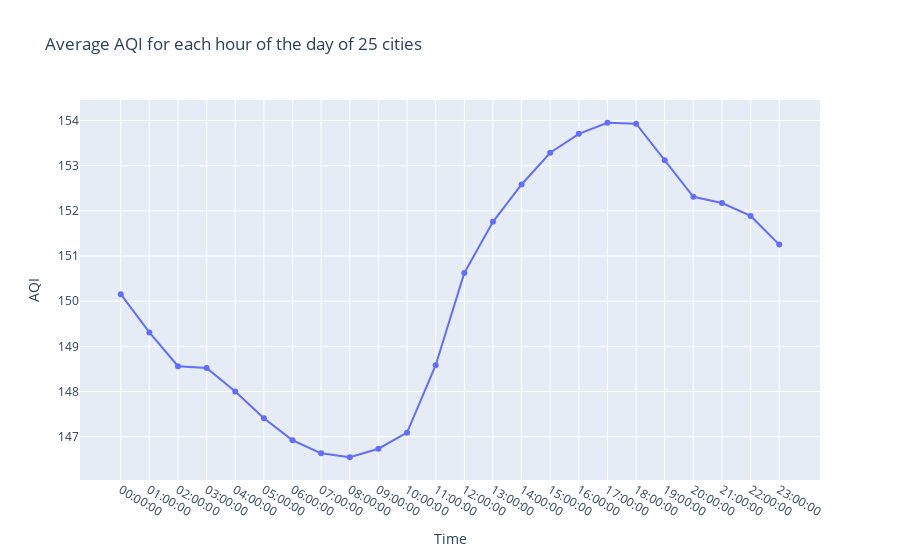

The code cell stored with this chart in its notebook:
### Code cell
fig = px.line(city_hour_avg, x='Time', y='AQI', title='Average AQI for each hour of the day of 25 cities', markers=True)
fig.show()

### Figure 1 — Plotly figure (JSON) as saved in the notebook; plotly's stock layout.template omitted (floating-point values rounded to 4 significant figures)
{"data": [{"hovertemplate": "Time=%{x}<br>AQI=%{y}<extra></extra>", "legendgroup": "", "line": {"color": "#636efa", "dash": "solid"}, "marker": {"symbol": "circle"}, "mode": "lines+markers", "name": "", "orientation": "v", "showlegend": false, "type": "scatter", "x": ["00:00:00", "01:00:00", "02:00:00", "03:00:00", "04:00:00", "05:00:00", "06:00:00", "07:00:00", "08:00:00", "09:00:00", "10:00:00", "11:00:00", "12:00:00", "13:00:00", "14:00:00", "15:00:00", "16:00:00", "17:00:00", "18:00:00", "19:00:00", "20:00:00", "21:00:00", "22:00:00", "23:00:00"], "xaxis": "x", "y": [150.2, 149.3, 148.6, 148.5, 148.0, 147.4, 146.9, 146.6, 146.5, 146.7, 147.1, 148.6, 150.6, 151.8, 152.6, 153.3, 153.7, 154.0, 153.9, 153.1, 152.3, 152.2, 151.9, 151.3], "yaxis": "y"}], "layout": {"legend": {"tracegroupgap": 0}, "title": {"text": "Average AQI for each hour of the day of 25 cities"}, "xaxis": {"anchor": "y", "domain": [0, 1], "title": {"text": "Time"}}, "yaxis": {"anchor": "x", "domain": [0, 1], "title": {"text": "AQI"}}}}
